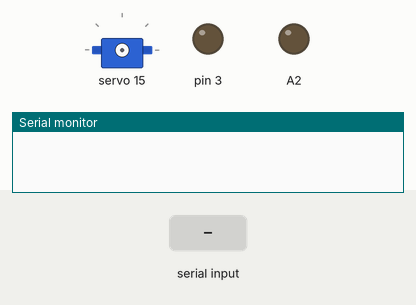
Simulated run of this sketch. Board: Arduino Uno, built with avr-gcc and run on an emulated ATmega328P. Parts: servo, output pins drawn as LEDs (lit = HIGH), the last lines printed to the serial monitor. The test bench sets the inputs (shaded band).

Above: at 1.2 s.
1.3 s: "90,45\n" received over Serial
At 2.21 s:
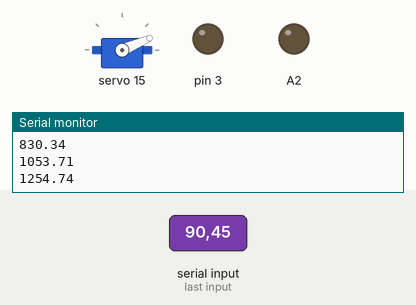
At 11.2 s:
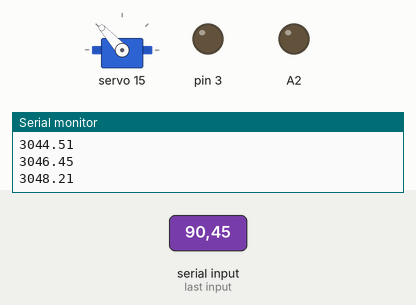
Timing chart, 0 to 13.3 s (numbered marks = the images above; inputs shaded):
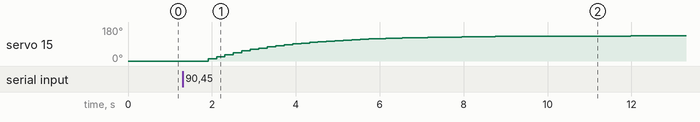

Measured:
- after the input at 1.3 s, servo 15: moves from 0° to 133° over 10.1 s, starting after 0.61 s

The sketch:

BLDC.ino
```cpp
#include <Wire.h>
#include <Adafruit_PWMServoDriver.h> //scl = A5 / sda = A4

Adafruit_PWMServoDriver pwm=Adafruit_PWMServoDriver();

float duty = 0; // 0~100 [%]
float motor_speed, motor_speed_past, motor_speed_filter; //1000~2000us

float lowpassfilter(float filter, float data, float lowpass_constant)
{
  filter = data * (1 - lowpass_constant) + filter * lowpass_constant;
  return filter;
}

void BLDC()
{
  do
  {

    motor_speed = constrain(map(duty, 0, 100, 1613, 3226), 1613, 3226); //1000~2000ms 로 제한을 걸고 duty를 mapping 하여 변환함
    motor_speed_filter = lowpassfilter(motor_speed_past, motor_speed, 0.9);
    Serial.println(motor_speed_filter);
    pwm.setPWM(15,0,motor_speed_filter);
    motor_speed_past = motor_speed_filter;
    delay(200);
    }while(abs(motor_speed - motor_speed_filter) > 3);
    //delay(1000);
    //pwm.setPWM(0,0,1613);
}


void setup()
{
  Serial.begin(9600);
  pwm.begin();
  pinMode(2, INPUT);
  pinMode(3, OUTPUT);
  pinMode(A2, OUTPUT);
  pwm.setPWMFreq(390); //->400hz로 측정됨 = 2.5ms 즉 1당 0.620us
}

void loop()
{

  if(Serial.available())
  {
//    if(digitalRead(2) == HIGH)
//    {
//      digitalWrite(3, HIGH);
//    }
//    else
//    {
//      digitalWrite(3, LOW);
//    }
//
//
    duty = Serial.parseInt();
    //pwm.setPWM(3,0,duty);
    //analogWrite(A2, duty);
    BLDC();
  }

}
```
